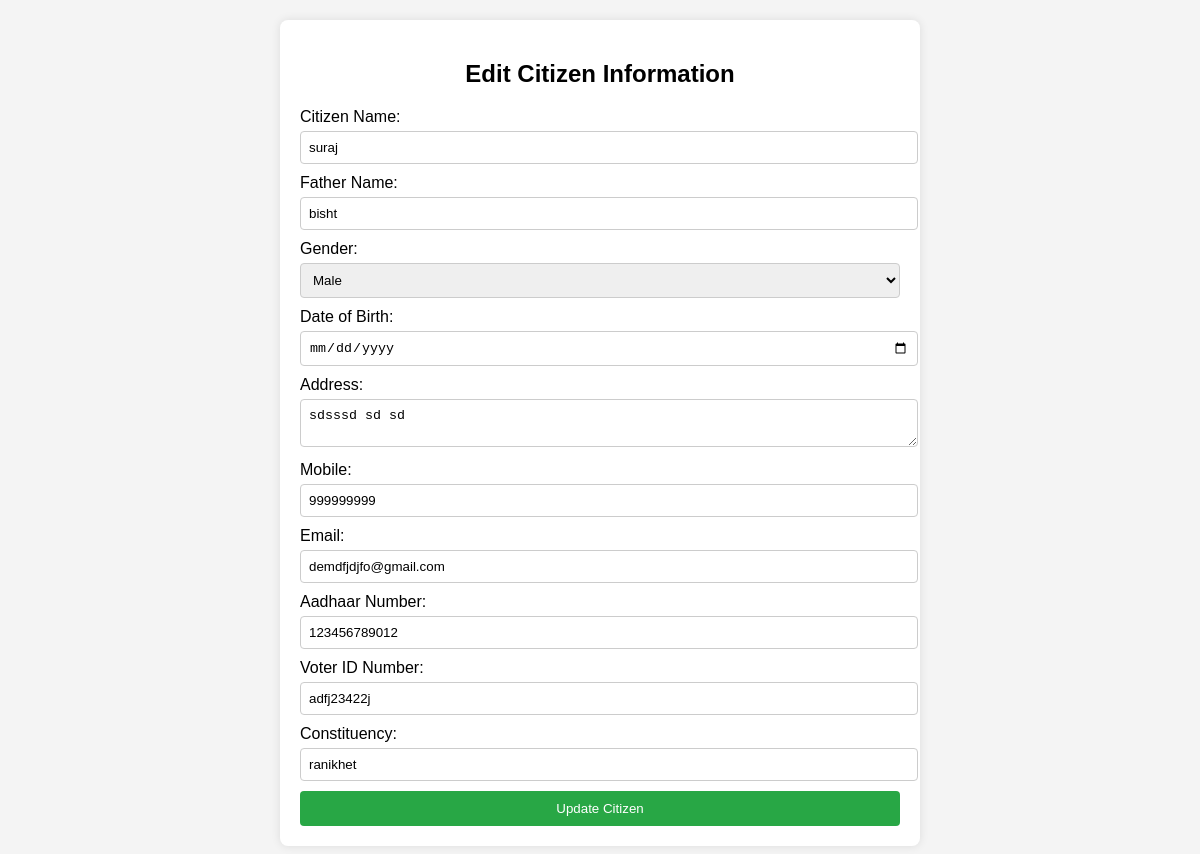
The app's page /edit_citizen/3/ (signed in) with its own data.
### user_management/models.py (models this page shows, shortened)
class CitizenData(models.Model):
    citizen_name = models.CharField(max_length=255)
    father_name = models.CharField(max_length=255)
    gender = models.CharField(max_length=10, choices=[('Male', 'Male'), ('Female', 'Female'), ('Other', 'Other')])
    dob = models.DateField()
    address = models.TextField()
    mobile = models.CharField(max_length=15)
    email = models.EmailField(unique=True)
    aadhaar_number = models.CharField(max_length=12, unique=True)
    voter_id_number = models.CharField(max_length=10, unique=True)
    photo_aadhaar = models.ImageField(upload_to='photos/photo1/')
    photo_voter = models.ImageField(upload_to='photos/photo2/')
    constituency = models.CharField(max_length=100, default='Unknown')

### user_management/views.py (the view, shortened to what this page needs)
# urls.py: path('edit_citizen/<int:citizen_id>/', edit_citizen2, name='edit_citizen2'),
def edit_citizen2(request, citizen_id):
    citizen = get_object_or_404(CitizenData, id=citizen_id)
    return render(request, 'edit_citizen2.html', {'citizen': citizen})

### user_management/templates/edit_citizen2.html (shortened to what this page needs)
{% load static %}
<!DOCTYPE html>
<html lang="en">
<head>
    <link rel="stylesheet" href="{% static 'css/edit_citizen2.css' %}">
</head>
<body>
    <div class="container">
        <h2>Edit Citizen Information</h2>
        <form id="editCitizenForm" method="POST" action="{% url 'update_citizen' citizen.id %}">
            <div class="input-group">
                <label for="citizen_name">Citizen Name:</label>
                <input type="text" id="citizen_name" name="citizen_name" value="{{ citizen.citizen_name }}" required>
            </div>
            <div class="input-group">
                <label for="father_name">Father Name:</label>
                <input type="text" id="father_name" name="father_name" value="{{ citizen.father_name }}" required>
            </div>
            <div class="input-group">
                <label for="gender">Gender:</label>
                <select id="gender" name="gender" required>
                    <option value="Male" {% if citizen.gender == 'Male' %}selected{% endif %}>Male</option>
                </select>
            </div>
            <div class="input-group">
                <label for="dob">Date of Birth:</label>
                <input type="date" id="dob" name="dob" value="{{ citizen.dob }}" required>
            </div>
            <div class="input-group">
                <label for="address">Address:</label>
                <textarea id="address" name="address" required>{{ citizen.address }}</textarea>
            </div>
            <div class="input-group">
                <label for="mobile">Mobile:</label>
                <input type="text" id="mobile" name="mobile" value="{{ citizen.mobile }}" required>
            </div>
            <div class="input-group">
                <label for="email">Email:</label>
                <input type="email" id="email" name="email" value="{{ citizen.email }}" required>
            </div>
            <div class="input-group">
                <label for="aadhaar_number">Aadhaar Number:</label>
                <input type="text" id="aadhaar_number" name="aadhaar_number" value="{{ citizen.aadhaar_number }}" required>
            </div>
            <div class="input-group">
                <label for="voter_id_number">Voter ID Number:</label>
                <input type="text" id="voter_id_number" name="voter_id_number" value="{{ citizen.voter_id_number }}" required>
            </div>
            <div class="input-group">
                <label for="constituency">Constituency:</label>
                <input type="text" id="constituency" name="constituency" value="{{ citizen.constituency }}" required>
            </div>
            <button type="submit">Update Citizen</button>
        </form>
    </div>
</body>
</html>

### user_management/static/css/edit_citizen2.css (style rules this page uses)
body { font-family: Arial, sans-serif; background-color: #f4f4f4; margin: 0; padding: 20px; }
.container { max-width: 600px; margin: 0 auto; background: white; padding: 20px; border-radius: 8px; box-shadow: 0 0 10px rgba(0, 0, 0, 0.1); }
h2 { text-align: center; }
.input-group { margin: 10px 0; }
.input-group label { display: block; margin-bottom: 5px; }
.input-group input, .input-group select, .input-group textarea { width: 100%; padding: 8px; border: 1px solid #ccc; border-radius: 4px; }
button { width: 100%; padding: 10px; background-color: #28a745; border: none; color: white; border-radius: 4px; cursor: pointer; }

### records on screen
CitizenData: citizen_name "suraj", father_name "bisht", gender "Male", address "sdsssd sd sd", mobile "999999999", email "demdfjdjfo@gmail.com", aadhaar_number "123456789012", voter_id_number "adfj23422j", constituency "ranikhet"
